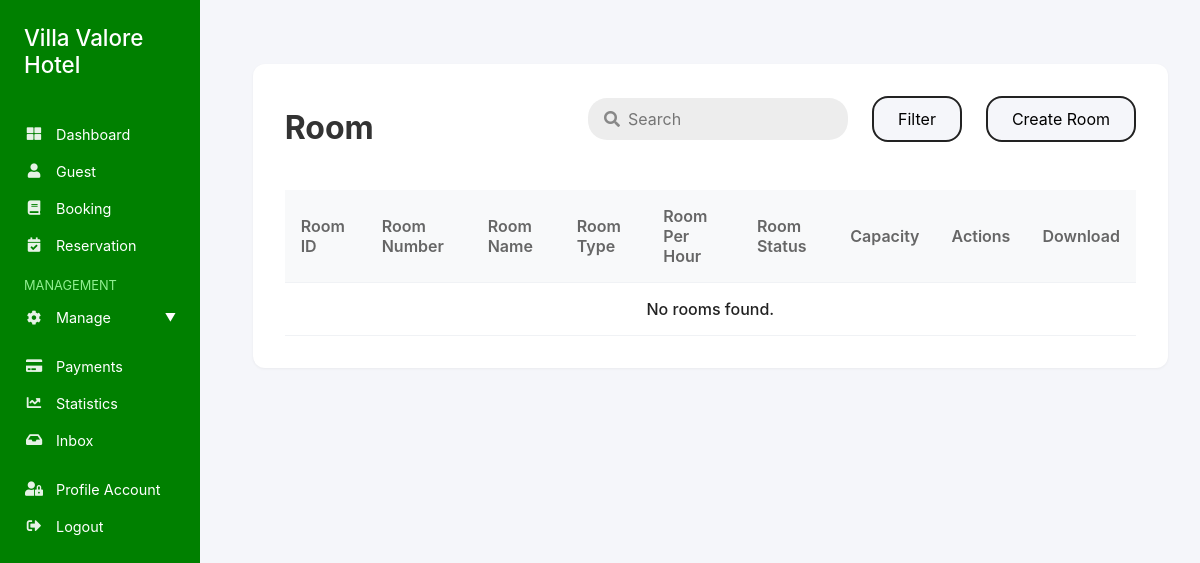
Page /admin/room.php?RoomID=RM-1101-01 on the earlier database version.
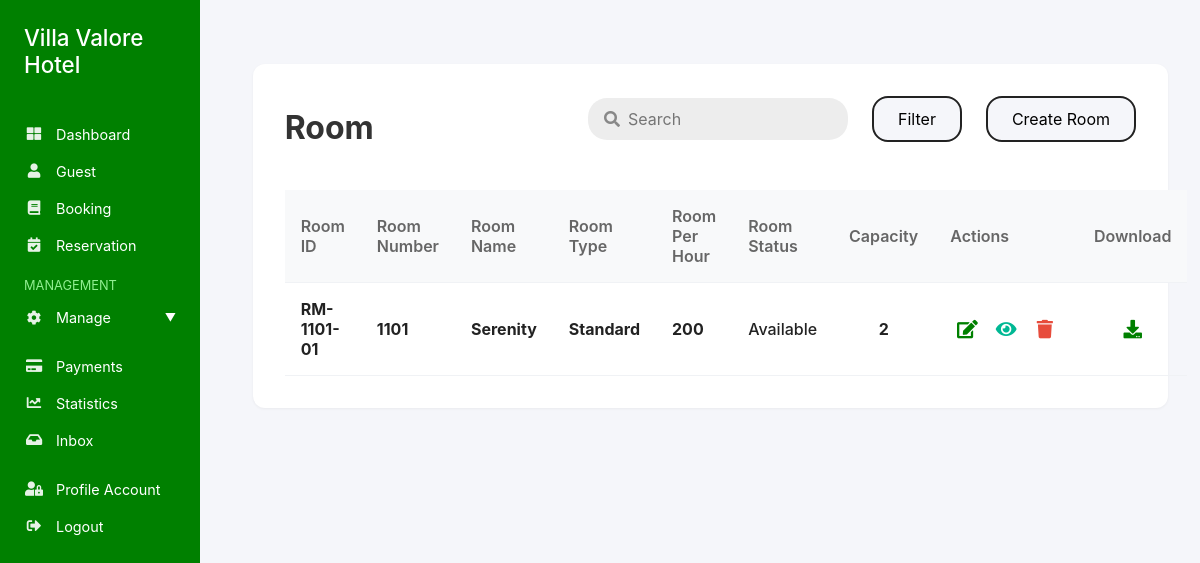
Same page on the later database version.
### tables this page shows
CREATE TABLE `room` (
  `RoomID` varchar(11) NOT NULL,
  `RoomNumber` int(11) NOT NULL,
  `RoomName` text NOT NULL,
  `RoomType` enum('Standard','Deluxe','Suite','') NOT NULL,
  `RoomPerHour` int(11) NOT NULL,
  `RoomStatus` enum('Available','Occupied','Maintenance','Cleaning') NOT NULL,
  `Capacity` varchar(255) NOT NULL
);

### admin/room.php (the view, shortened to what the changed rows need)
<?php
include 'connections.php';
$where = [];
$params = [];
if ($_SERVER['REQUEST_METHOD'] === 'GET' && (
  isset($_GET['RoomID']) || isset($_GET['RoomNumber'])|| isset($_GET['RoomName']) || isset($_GET['RoomType']) ||
  isset($_GET['RoomPerHour']) || isset($_GET['RoomStatus']) || isset($_GET['Capacity'])
)) {
  if (!empty($_GET['RoomID'])) {
    $where[] = "RoomID = ?";
    $params[] = $_GET['RoomID'];
  }
}
if (count($where) > 0) {
  $sql = "SELECT * FROM room WHERE " . implode(' AND ', $where) . " ORDER BY RoomID DESC";
  $stmt = $conn->prepare($sql);
  if ($params) {
    $types = str_repeat('s', count($params));
    $stmt->bind_param($types, ...$params);
  }
  $stmt->execute();
  $resResult = $stmt->get_result();
} else {
  $resQuery = "SELECT * FROM room ORDER BY RoomID DESC";
  $resResult = $conn->query($resQuery);
}
?>
<!DOCTYPE html>
<html lang="en">
<head>
  <link rel="stylesheet" href="https://cdnjs.cloudflare.com/ajax/libs/font-awesome/5.15.4/css/all.min.css">
</head>
<body>
  <div class="main-content">
  <div class="reservation-section">
    <div style="display: flex; align-items: center; justify-content: space-between; margin-bottom: 1.5rem;">
    <h1 style="margin-bottom: 0; border-bottom: 4px solid rgb(255, 255, 255); display: inline-block; padding-bottom: 0.2rem;">Room</h1>
    </div>
    <table class="reservation-table">
    <thead>
      <tr>
      <th>Room ID</th>
      <th>Room Number</th>
      <th>Room Name</th>
      <th>Room Type</th>
      <th>Room Per Hour</th>
      <th>Room Status</th>
      <th>Capacity</th>
      <th>Actions</th>
      <th>Download</th>
      </tr>
    </thead>
    <tbody>
    <?php if ($resResult && $resResult->num_rows > 0): ?>
      <?php while($row = $resResult->fetch_assoc()): ?>
      <tr data-id="<?php echo $row['RoomID']; ?>">
      <td><b><?php echo $row['RoomID']; ?></b></td>
      <td><b><?php echo htmlspecialchars($row['RoomNumber']); ?></b></td>
      <td><b><?php echo htmlspecialchars($row['RoomName']); ?></b></td>
      <td><b><?php echo htmlspecialchars($row['RoomType']); ?></b></td>
      <td><b><?php echo htmlspecialchars($row['RoomPerHour']); ?></b></td>
      <td><?php echo $row['RoomStatus']; ?></td>
      <td><b><?php echo $row['Capacity']; ?></b></td>
      <td>
        <div class="action-group">
        <button type="button" class="action-btn edit-btn"
          data-id="<?php echo $row['RoomID']; ?>"
          data-roomnumber="<?php echo htmlspecialchars($row['RoomNumber']); ?>"
          data-roomname="<?php echo htmlspecialchars($row['RoomName']); ?>"
          data-roomtype="<?php echo htmlspecialchars($row['RoomType']); ?>"
          data-roomperhour="<?php echo htmlspecialchars($row['RoomPerHour']); ?>"
          data-roomstatus="<?php echo htmlspecialchars($row['RoomStatus']); ?>"
          data-capacity="<?php echo htmlspecialchars($row['Capacity']); ?>"
          ><i class="fas fa-edit"></i></button>
          <button type="button" class="action-btn view-btn"
            data-id="<?php echo $row['RoomID']; ?>"
            data-roomnumber="<?php echo htmlspecialchars($row['RoomNumber']); ?>"
            data-roomname="<?php echo htmlspecialchars($row['RoomName']); ?>"
            data-roomtype="<?php echo htmlspecialchars($row['RoomType']); ?>"
            data-roomperhour="<?php echo htmlspecialchars($row['RoomPerHour']); ?>"
            data-roomstatus="<?php echo htmlspecialchars($row['RoomStatus']); ?>"
            data-capacity="<?php echo htmlspecialchars($row['Capacity']); ?>"
          ><i class="fas fa-eye"></i></button>
          <button type="button" class="action-btn delete-btn"
            data-id="<?php echo $row['RoomID']; ?>"
          ><i class="fas fa-trash"></i></button>
                  </div>
                </td>
                <td>
                        <button class="download-table-btn" title="Download Table" onclick="showDownloadModal(event)">
                          <i class="fas fa-download"></i>
                        </button>
                      </td>
                </tr>
      <?php endwhile; ?>
    <?php else: ?>
      <tr><td colspan="11">No rooms found.</td></tr>
    <?php endif; ?>
    </tbody>
    </table>
  </div>
  </div>
</body>
</html>

Differences in the rows shown:
now on this page (row edited): room: RoomID "RM-1101-01", RoomNumber "1101", RoomName "Serenity", RoomType "Standard", RoomPerHour "200", RoomStatus "Available", Capacity "2"
Other differences:
text no longer shown: "No rooms found."
